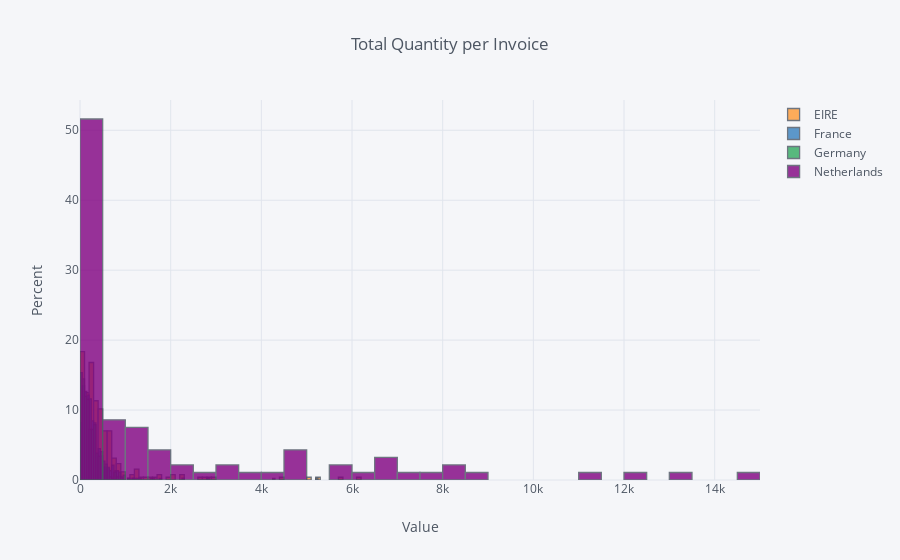

Source (notebook cell):
### Code cell
df4.iplot(kind='hist', histnorm='percent', xTitle='Value', 
           yTitle='Percent', title='Total Quantity per Invoice')

### Figure 1 — Plotly figure (JSON) as saved in the notebook; plotly's stock layout.template omitted (floating-point values rounded to 4 significant figures; data arrays with more than 128 entries replaced by an {"elided": "..."} marker saying what was removed)
{"data": [{"histfunc": "count", "histnorm": "percent", "marker": {"color": "rgba(255, 153, 51, 1.0)", "line": {"color": "#4D5663", "width": 1.3}}, "name": "EIRE", "opacity": 0.8, "orientation": "v", "type": "histogram", "uid": "f90e4954-8077-4182-b07a-16ee5fcc1ed2", "x": {"elided": "1171 int values"}}, {"histfunc": "count", "histnorm": "percent", "marker": {"color": "rgba(55, 128, 191, 1.0)", "line": {"color": "#4D5663", "width": 1.3}}, "name": "France", "opacity": 0.8, "orientation": "v", "type": "histogram", "uid": "0379a578-8c8d-4576-ab14-5c4bc1e3578b", "x": {"elided": "1171 int values"}}, {"histfunc": "count", "histnorm": "percent", "marker": {"color": "rgba(50, 171, 96, 1.0)", "line": {"color": "#4D5663", "width": 1.3}}, "name": "Germany", "opacity": 0.8, "orientation": "v", "type": "histogram", "uid": "ab5be821-03d9-4a8f-9f05-61bbf3e1d176", "x": {"elided": "1171 int values"}}, {"histfunc": "count", "histnorm": "percent", "marker": {"color": "rgba(128, 0, 128, 1.0)", "line": {"color": "#4D5663", "width": 1.3}}, "name": "Netherlands", "opacity": 0.8, "orientation": "v", "type": "histogram", "uid": "ae0b9f8d-7798-499d-aae4-e5c7399b8389", "x": {"elided": "1171 int values"}}], "layout": {"barmode": "overlay", "legend": {"bgcolor": "#F5F6F9", "font": {"color": "#4D5663"}}, "paper_bgcolor": "#F5F6F9", "plot_bgcolor": "#F5F6F9", "title": {"font": {"color": "#4D5663"}, "text": "Total Quantity per Invoice"}, "xaxis": {"gridcolor": "#E1E5ED", "showgrid": true, "tickfont": {"color": "#4D5663"}, "title": {"font": {"color": "#4D5663"}, "text": "Value"}, "zerolinecolor": "#E1E5ED"}, "yaxis": {"gridcolor": "#E1E5ED", "showgrid": true, "tickfont": {"color": "#4D5663"}, "title": {"font": {"color": "#4D5663"}, "text": "Percent"}, "zerolinecolor": "#E1E5ED"}}}
